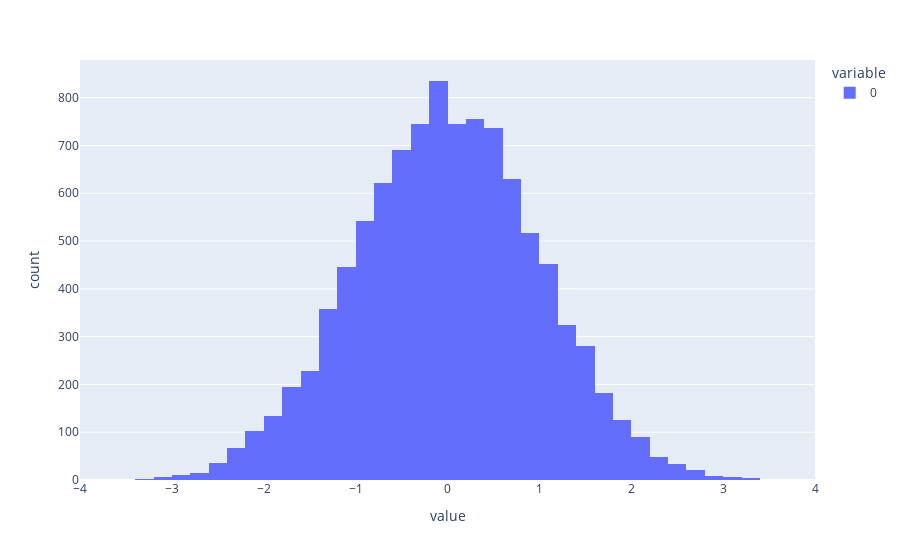

The notebook cell this image was saved under:
### Markdown cell above
### Histogram

### Code cell
normal_distribution = np.random.randn(10000)

fig = px.histogram(normal_distribution, nbins=40)
fig.show()

### Figure 1 — Plotly figure (JSON) as saved in the notebook; plotly's stock layout.template omitted (floating-point values rounded to 4 significant figures; data arrays with more than 128 entries replaced by an {"elided": "..."} marker saying what was removed)
{"data": [{"alignmentgroup": "True", "bingroup": "x", "hovertemplate": "variable=0<br>value=%{x}<br>count=%{y}<extra></extra>", "legendgroup": "0", "marker": {"color": "#636efa"}, "name": "0", "nbinsx": 40, "offsetgroup": "0", "orientation": "v", "showlegend": true, "type": "histogram", "x": {"elided": "10000 float values"}, "xaxis": "x", "yaxis": "y"}], "layout": {"barmode": "relative", "legend": {"title": {"text": "variable"}, "tracegroupgap": 0}, "margin": {"t": 60}, "xaxis": {"anchor": "y", "domain": [0, 1], "title": {"text": "value"}}, "yaxis": {"anchor": "x", "domain": [0, 1], "title": {"text": "count"}}}}
